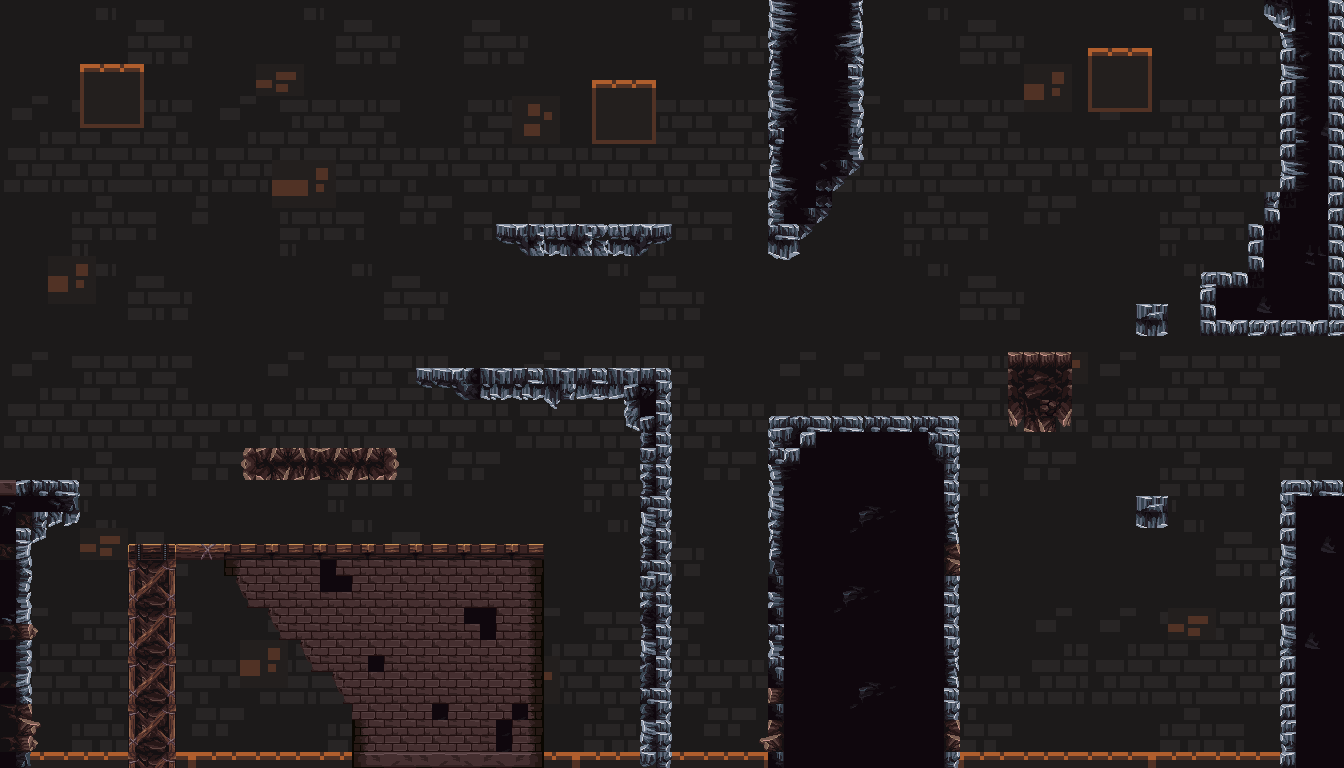

This game map was drawn from its Tiled (.tmx) file and the tilesets committed beside it. A one-line description and the trimmed map source follow:
An orthogonal 84x48 tile map with 16x16 px tiles, 2 tile layers (Background, Collision), 2 tilesets.

<map version="1.9" tiledversion="1.9.2" orientation="orthogonal" renderorder="right-down" width="84" height="48" tilewidth="16" tileheight="16" infinite="0" nextlayerid="3" nextobjectid="1">
 <tileset firstgid="1" name="Cave_tiled_set" tilewidth="16" tileheight="16" tilecount="4096" columns="64">
  <image source="mainlev_build.png" width="1024" height="1024" />
 </tileset>
 <tileset firstgid="4097" name="Fire_back_tile" tilewidth="16" tileheight="16" tilecount="2560" columns="64">
  <image source="Fire_Map_Tiledset.png" width="1024" height="640" />
 </tileset>
 <layer id="2" name="Background" width="84" height="48" locked="1">
  <data>[4032 cells, 4032 non-empty, 308 distinct tile ids]</data>
 </layer>
 <layer id="1" name="Collision" width="84" height="48" locked="1">
  <data>[4032 cells, 1006 non-empty, 199 distinct tile ids]</data>
 </layer>
</map>
